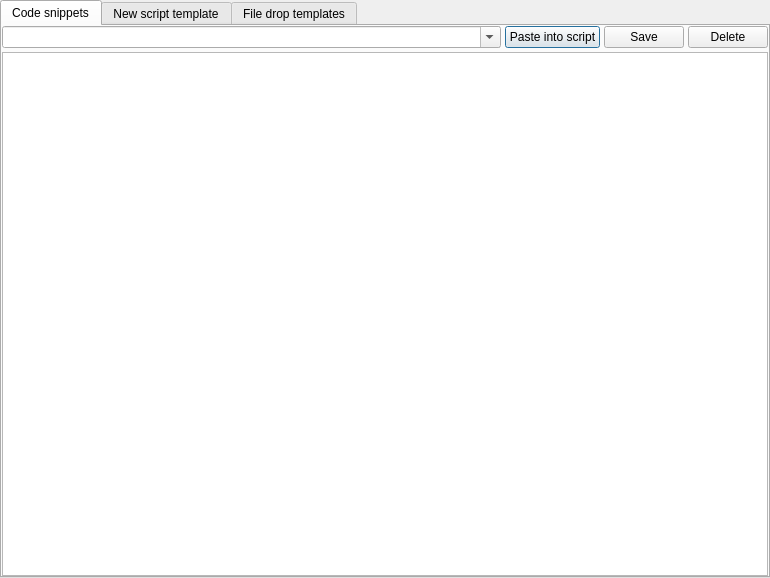
<?xml version="1.0" encoding="UTF-8"?>
<ui version="4.0">
 <class>TemplatesDialog</class>
 <widget class="QDialog" name="TemplatesDialog">
  <property name="geometry">
   <rect>
    <x>0</x>
    <y>0</y>
    <width>770</width>
    <height>578</height>
   </rect>
  </property>
  <property name="windowTitle">
   <string>Script templates</string>
  </property>
  <layout class="QVBoxLayout" name="verticalLayout">
   <property name="spacing">
    <number>0</number>
   </property>
   <property name="leftMargin">
    <number>0</number>
   </property>
   <property name="topMargin">
    <number>0</number>
   </property>
   <property name="rightMargin">
    <number>0</number>
   </property>
   <property name="bottomMargin">
    <number>0</number>
   </property>
   <item>
    <widget class="QTabWidget" name="templatesTabWidget">
     <property name="currentIndex">
      <number>0</number>
     </property>
     <widget class="QWidget" name="codeSnippetsTab">
      <attribute name="title">
       <string>Code snippets</string>
      </attribute>
      <layout class="QVBoxLayout" name="verticalLayout_3">
       <property name="spacing">
        <number>4</number>
       </property>
       <property name="leftMargin">
        <number>0</number>
       </property>
       <property name="topMargin">
        <number>0</number>
       </property>
       <property name="rightMargin">
        <number>0</number>
       </property>
       <property name="bottomMargin">
        <number>0</number>
       </property>
       <item>
        <layout class="QHBoxLayout" name="horizontalLayout_2">
         <property name="spacing">
          <number>4</number>
         </property>
         <item>
          <widget class="QComboBox" name="snippetNameComboBox">
           <property name="sizePolicy">
            <sizepolicy hsizetype="Expanding" vsizetype="Fixed">
             <horstretch>0</horstretch>
             <verstretch>0</verstretch>
            </sizepolicy>
           </property>
           <property name="editable">
            <bool>true</bool>
           </property>
           <property name="insertPolicy">
            <enum>QComboBox::NoInsert</enum>
           </property>
          </widget>
         </item>
         <item>
          <widget class="QPushButton" name="snippetPasteIntoScriptButton">
           <property name="text">
            <string>Paste into script</string>
           </property>
           <property name="default">
            <bool>true</bool>
           </property>
          </widget>
         </item>
         <item>
          <widget class="QPushButton" name="snippetSaveButton">
           <property name="text">
            <string>Save</string>
           </property>
          </widget>
         </item>
         <item>
          <widget class="QPushButton" name="snippetDeleteButton">
           <property name="text">
            <string>Delete</string>
           </property>
          </widget>
         </item>
        </layout>
       </item>
       <item>
        <widget class="ScriptEditor" name="snippetEdit"/>
       </item>
      </layout>
     </widget>
     <widget class="QWidget" name="newScriptTemplateTab">
      <attribute name="title">
       <string>New script template</string>
      </attribute>
      <layout class="QVBoxLayout" name="verticalLayout_2">
       <property name="spacing">
        <number>4</number>
       </property>
       <property name="leftMargin">
        <number>0</number>
       </property>
       <property name="topMargin">
        <number>0</number>
       </property>
       <property name="rightMargin">
        <number>0</number>
       </property>
       <property name="bottomMargin">
        <number>0</number>
       </property>
       <item>
        <layout class="QHBoxLayout" name="horizontalLayout">
         <property name="spacing">
          <number>4</number>
         </property>
         <item>
          <spacer name="horizontalSpacer">
           <property name="orientation">
            <enum>Qt::Horizontal</enum>
           </property>
           <property name="sizeHint" stdset="0">
            <size>
             <width>318</width>
             <height>20</height>
            </size>
           </property>
          </spacer>
         </item>
         <item>
          <widget class="QPushButton" name="newScriptTemplateRevertButton">
           <property name="text">
            <string>Revert</string>
           </property>
          </widget>
         </item>
         <item>
          <widget class="QPushButton" name="newScriptTemplateLoadDefaultButton">
           <property name="text">
            <string>Load default</string>
           </property>
          </widget>
         </item>
         <item>
          <widget class="QPushButton" name="newScriptTemplateSaveButton">
           <property name="text">
            <string>Save</string>
           </property>
          </widget>
         </item>
        </layout>
       </item>
       <item>
        <widget class="ScriptEditor" name="newScriptTemplateEdit"/>
       </item>
      </layout>
     </widget>
     <widget class="QWidget" name="fileDropTemplatesTab">
      <attribute name="title">
       <string>File drop templates</string>
      </attribute>
      <layout class="QVBoxLayout" name="verticalLayout_5">
       <property name="spacing">
        <number>4</number>
       </property>
       <property name="leftMargin">
        <number>0</number>
       </property>
       <property name="topMargin">
        <number>0</number>
       </property>
       <property name="rightMargin">
        <number>0</number>
       </property>
       <property name="bottomMargin">
        <number>0</number>
       </property>
       <item>
        <layout class="QHBoxLayout" name="horizontalLayout_3">
         <property name="spacing">
          <number>4</number>
         </property>
         <item>
          <widget class="QTableView" name="dropFileCategoryView">
           <property name="alternatingRowColors">
            <bool>true</bool>
           </property>
           <property name="selectionMode">
            <enum>QAbstractItemView::SingleSelection</enum>
           </property>
           <property name="selectionBehavior">
            <enum>QAbstractItemView::SelectRows</enum>
           </property>
           <property name="textElideMode">
            <enum>Qt::ElideNone</enum>
           </property>
           <property name="verticalScrollMode">
            <enum>QAbstractItemView::ScrollPerPixel</enum>
           </property>
           <property name="horizontalScrollMode">
            <enum>QAbstractItemView::ScrollPerPixel</enum>
           </property>
           <attribute name="horizontalHeaderHighlightSections">
            <bool>false</bool>
           </attribute>
           <attribute name="horizontalHeaderStretchLastSection">
            <bool>true</bool>
           </attribute>
           <attribute name="verticalHeaderVisible">
            <bool>false</bool>
           </attribute>
          </widget>
         </item>
         <item>
          <layout class="QVBoxLayout" name="verticalLayout_4">
           <property name="spacing">
            <number>4</number>
           </property>
           <item>
            <widget class="QPushButton" name="saveDropFileCategoriesButton">
             <property name="text">
              <string>Save all</string>
             </property>
            </widget>
           </item>
           <item>
            <widget class="QPushButton" name="revertDropFileCategoriesButton">
             <property name="text">
              <string>Revert</string>
             </property>
            </widget>
           </item>
           <item>
            <widget class="QPushButton" name="addDropFileCategoryButton">
             <property name="text">
              <string>Add</string>
             </property>
            </widget>
           </item>
           <item>
            <widget class="QPushButton" name="deleteSelectedDropFileCategoryButton">
             <property name="text">
              <string>Delete</string>
             </property>
            </widget>
           </item>
           <item>
            <spacer name="verticalSpacer">
             <property name="orientation">
              <enum>Qt::Vertical</enum>
             </property>
             <property name="sizeHint" stdset="0">
              <size>
               <width>20</width>
               <height>40</height>
              </size>
             </property>
            </spacer>
           </item>
          </layout>
         </item>
        </layout>
       </item>
       <item>
        <widget class="QLabel" name="fileDropTemplatesInfoLabel">
         <property name="text">
          <string>Write file name mask list as a list of wildcards, separated by semicolons without spaces.
In the template below use tokens: </string>
         </property>
         <property name="wordWrap">
          <bool>true</bool>
         </property>
        </widget>
       </item>
       <item>
        <widget class="ScriptEditor" name="dropFileCategoryTemplateEdit"/>
       </item>
      </layout>
     </widget>
    </widget>
   </item>
  </layout>
 </widget>
 <customwidgets>
  <customwidget>
   <class>ScriptEditor</class>
   <extends>QPlainTextEdit</extends>
   <header>src/script_editor/script_editor.h</header>
  </customwidget>
 </customwidgets>
 <resources/>
 <connections/>
</ui>
